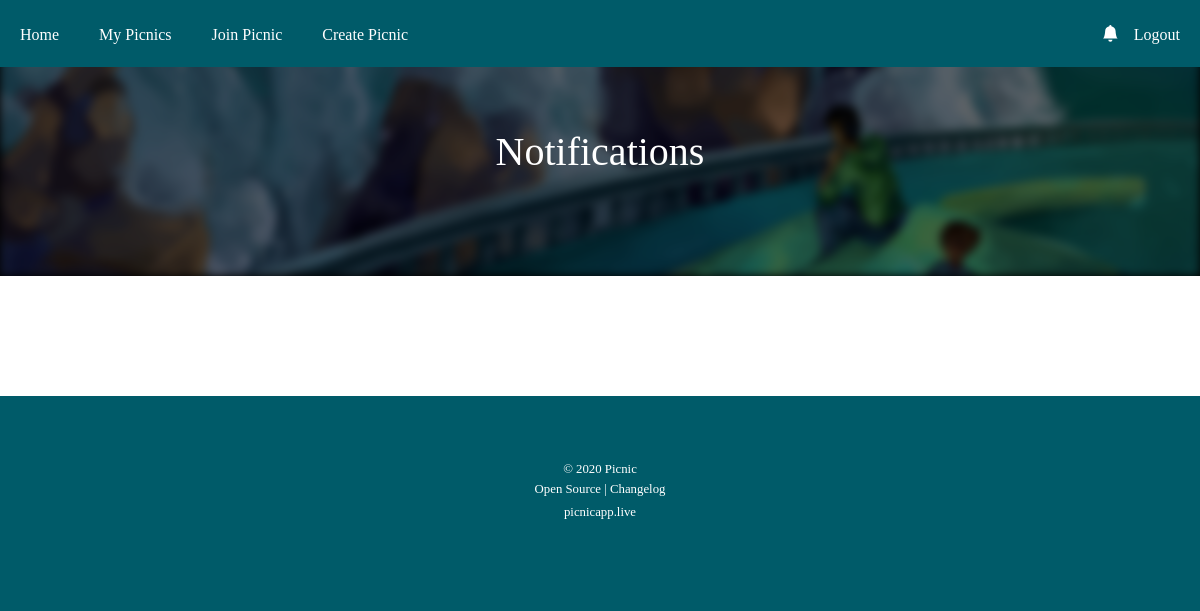
/notifications/ (signed in), run on an earlier commit of the app's database.
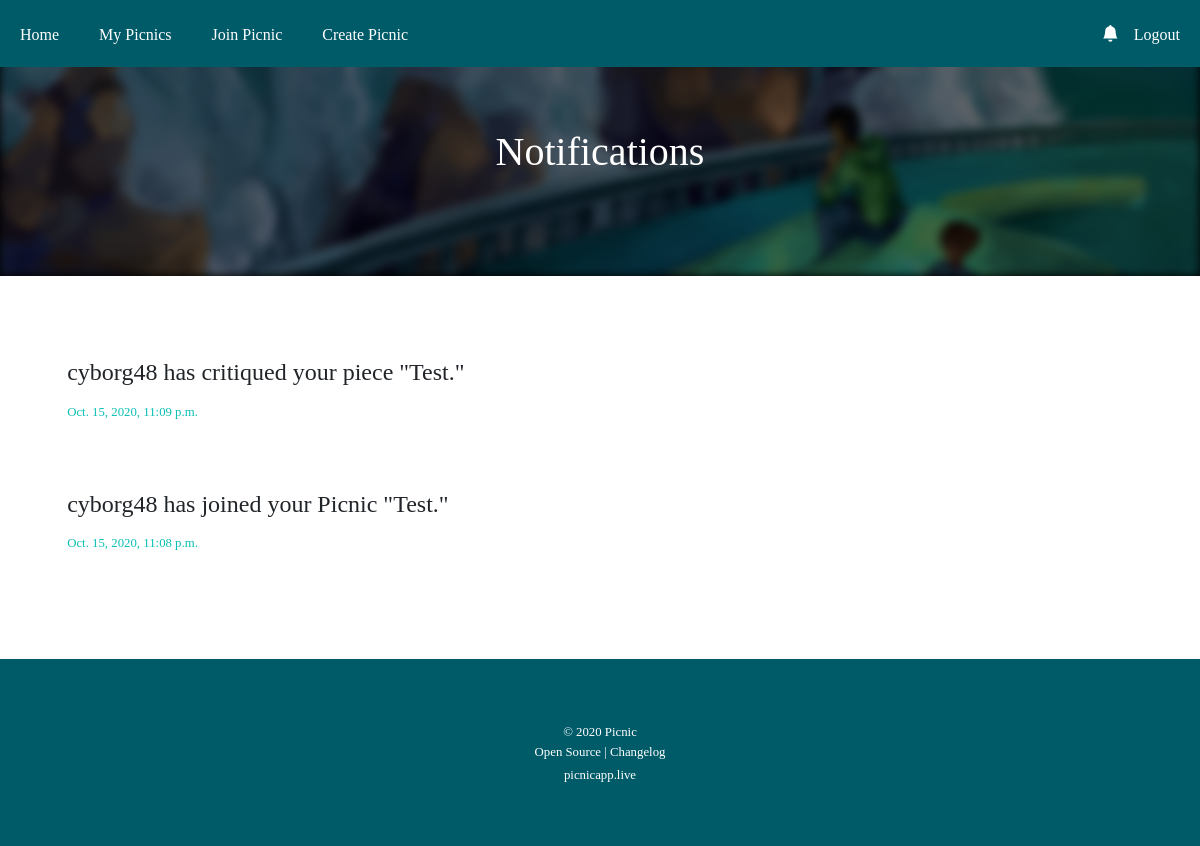
And on a later commit of the database.
### users/models.py (models this page shows)
class Notification(models.Model):
    message = models.TextField()
    extra = models.TextField(verbose_name="Leave a note", blank=True, help_text="Send a message to your critiquer, if you'd like! What about their feedback did you find helpful?")
    picnicid = models.IntegerField(default=0, blank=True)
    artworkid = models.IntegerField(default=0, blank=True)
    time = models.DateTimeField(default=timezone.now)
    read = models.BooleanField(default=False)

### mypicnics/views.py (the view)
# urls.py: path('notifications/', views.notifications, name='notifications'),
@login_required
def notifications(request):
    currUser = PicnicUser.objects.get(user=request.user)
    currUser.hasNotifications = False
    currUser.save()
    context = {
        'small': True,
        'title':'Notifications',
        'pUser':currUser
    }
    if request.method == 'POST':
        for notification in currUser.notifs.all():
            notification.read = True
            notification.save()
        return HttpResponse(json.dumps({'message': "hi"}))
    else:
        return render(request, 'mypicnics/notifications.html', context)

### mypicnics/templates/mypicnics/notifications.html (shortened to what this page needs)
{% extends "mypicnics/base.html" %}
{% load static %}
{% block content %}
    <div class="light container">
        {% for notif in pUser.notifs.all reversed %}
                    <div class="notif {% if  notif.read %}notif-read{% endif %}" role="alert">
                        <h4>{{notif.message}}</h4>
                        <a href="{% if notif.artworkid %}{% url 'artwork-detail' notif.picnicid notif.artworkid %}{% else %}
                {% url 'picnic-detail' notif.picnicid %}{% endif%}"><p class="small">{{notif.time}}</p></a>
                    </div>
        {% endfor %}
    </div>
{% endblock content %}

### mypicnics/templates/mypicnics/base.html (shortened to what this page needs)
{% load static %}
<!DOCTYPE html>
<head>
    <link rel="stylesheet" type="text/css" href="{% static 'mypicnics/style.css' %}">
    <link rel="stylesheet" href="https://stackpath.bootstrapcdn.com/bootstrap/4.4.1/css/bootstrap.min.css">
</head>
<body>
    {% if small %}
    <div class="cover cover-small">
        <img class="headImage" src="{% static 'mypicnics/images/cover.png' %}">
        <div class="coverText">
            <h1>{{title}}</h1>
        </div>
    </div>
    {% endif %}
    {% block content %}{% endblock content %}
    <ul class="nav navbar-expand navbar-expand-lg">
        {% if user.is_authenticated %}
            <ul class="navbar-nav mr-auto">
                <li class="nav-item active">
                    <a class="nav-link" href="{% url 'picnic-home' %}">Home</a>
                </li>
                <li class="nav-item">
                    <a class="nav-link" href="{% url 'my-picnics' %}">My Picnics</a>
                </li>
                <li class="nav-item">
                    <a class="nav-link" href="{% url 'join-picnic' %}">Join Picnic</a>
                </li>
                <li class="nav-item">
                    <a class="nav-link" href="{% url 'picnic-create' %}">Create Picnic</a>
                </li>
            </ul>
            <ul class="navbar-nav ml-auto">
                <li class="nav-item active notifbox">
                    <a href="{% url 'notifications' %}">
                            <svg id="notifBell" viewBox="0 0 16 16" class="bi bi-bell-fill" fill="currentColor" xmlns="http://www.w3.org/2000/svg">
                                <path d="M8 16a2 2 0 0 0 2-2H6a2 2 0 0 0 2 2zm.995-14.901a1 1 0 1 0-1.99 0A5.002 5.002 0 0 0 3 6c0 1.098-.5 6-2 7h14c-1.5-1-2-5.902-2-7 0-2.42-1.72-4.44-4.005-4.901z"/>
                            </svg>
                    </a>
                </li>
                <li class="nav-item active">
                    <a class="nav-link" href="{% url 'logout' %}">Logout</a>
                </li>
            </ul>
        {% endif %}
    </ul>
    <div class="dark">
        <div class="container" id="footer">
            <center><small>© 2020 Picnic</center>
            <center><a class="footerText" href='https://github.com/cyborg48/picnicweb' target="_blank">Open Source</a> |
                <a class="footerText" href="{% url 'changelog' %}" target="_blank">Changelog</a>
            </center>
            <center><a class="footerText" href='https://www.picnicapp.live/'>picnicapp.live</a></small></center>
        </div>
    </div>
</body>

### mypicnics/static/mypicnics/style.css (style rules this page uses)
a { color:var(--colorPrimary) !important; }
img { max-width:100%; }
.headImage { width:100%; height:100%; filter:blur(5px) brightness(0.4); object-fit: cover; }
.cover { max-width:100vw; height:calc(500px + 20vw); margin-top: 3vw; background-color:black; position: relative; text-align: center; color: white; overflow:hidden; }
.cover-small { height:20vw !important; }
.coverText { position:absolute; top: 50%; left: 50%; transform: translate(-50%, -50%); }
.nav { background-color: var(--colorBackground) !important; height: fit-content !important; padding-top:1.25vw; width: 100%; position: fixed; top: 0; }
.nav-link { color:white !important; font-family: var(--fontHead) !important; font-size:calc(10px+0.5vw); margin-bottom:1vw; }
p { font-family: var(--fontHead) !important; }
#footer { font-family: var(--fontHead) !important; }
h1 { font-family: var(--fontHead) !important; }
h4 { font-family: var(--fontHead) !important; }
.light { background-color: white !important; padding-top:5vw; padding-bottom:5vw; }
.dark { background-color: var(--colorBackground) !important; color:white; padding-top:5vw; padding-bottom:5vw; }
.nav-item { margin-left:1vw; margin-right:1vw; }
#notifBell { top:37.5%; height:25%; width:auto; color: #ffffff; position:absolute; margin-right:5%; }
.notifbox { width:fit-content; }
.notif { padding:2%; margin-bottom:7px; }
.footerText { color: white !important; }

What changed in the data, as far as the page shows it:
added Notification: message "cyborg48 has critiqued your piece \"Test.\"", time "Oct. 15, 2020, 11:09 p.m."
added Notification: message "cyborg48 has joined your Picnic \"Test.\"", time "Oct. 15, 2020, 11:08 p.m."
